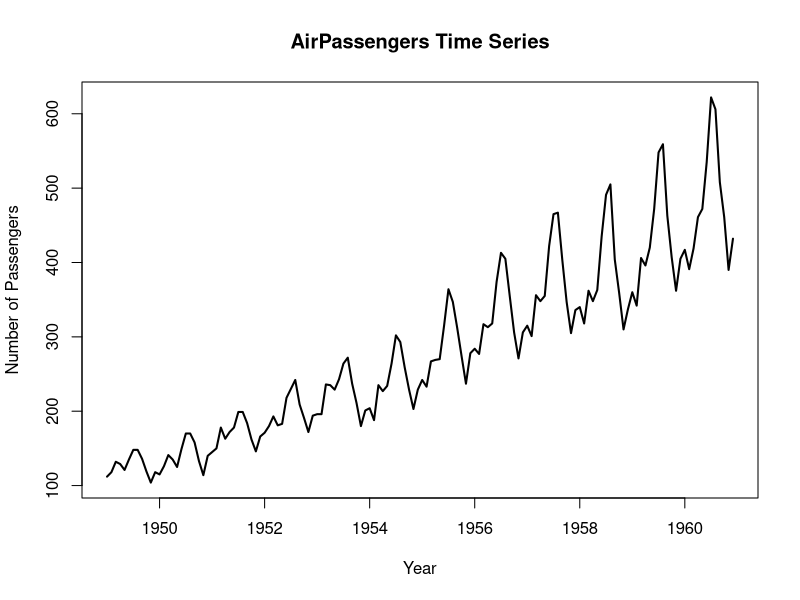

Generate this figure with R:
# Load AirPassengers dataset
data(AirPassengers)

# Plot the time series
plot(
  AirPassengers,
  main = "AirPassengers Time Series",
  xlab = "Year",
  ylab = "Number of Passengers",
  lwd = 2
)
